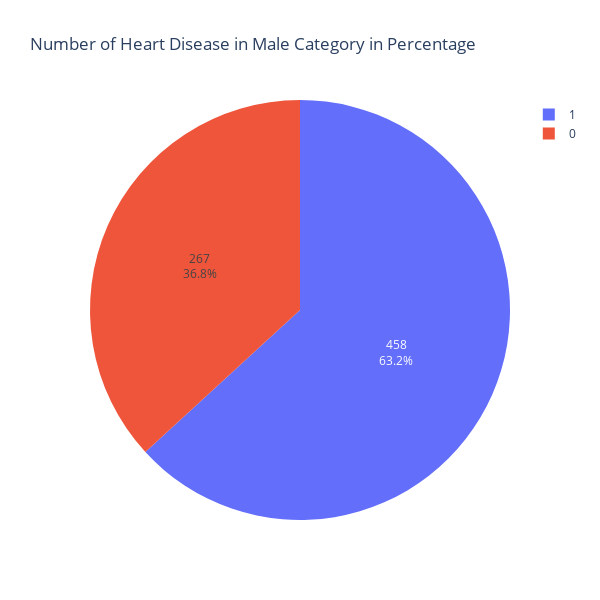

Notebook source saved alongside this figure:
### Code cell
#Pie Chart of total number of heart disease in Male Category %
figpie_male = px.pie(df_male,names="HeartDisease",title="Number of Heart Disease in Male Category in Percentage",width=600, height=600)
figpie_male.update_traces(textposition='inside', textinfo='percent+value')
figpie_male.show()
# 0 represent not diagnosed for heart disease
# 1 represent diagnosed for heart disease

### Figure 1 — Plotly figure (JSON) as saved in the notebook; plotly's stock layout.template omitted (floating-point values rounded to 4 significant figures; data arrays with more than 128 entries replaced by an {"elided": "..."} marker saying what was removed)
{"data": [{"domain": {"x": [0, 1], "y": [0, 1]}, "hovertemplate": "HeartDisease=%{label}<extra></extra>", "labels": {"elided": "725 int values"}, "legendgroup": "", "name": "", "showlegend": true, "textinfo": "percent+value", "textposition": "inside", "type": "pie"}], "layout": {"height": 600, "legend": {"tracegroupgap": 0}, "title": {"text": "Number of Heart Disease in Male Category in Percentage"}, "width": 600}}
